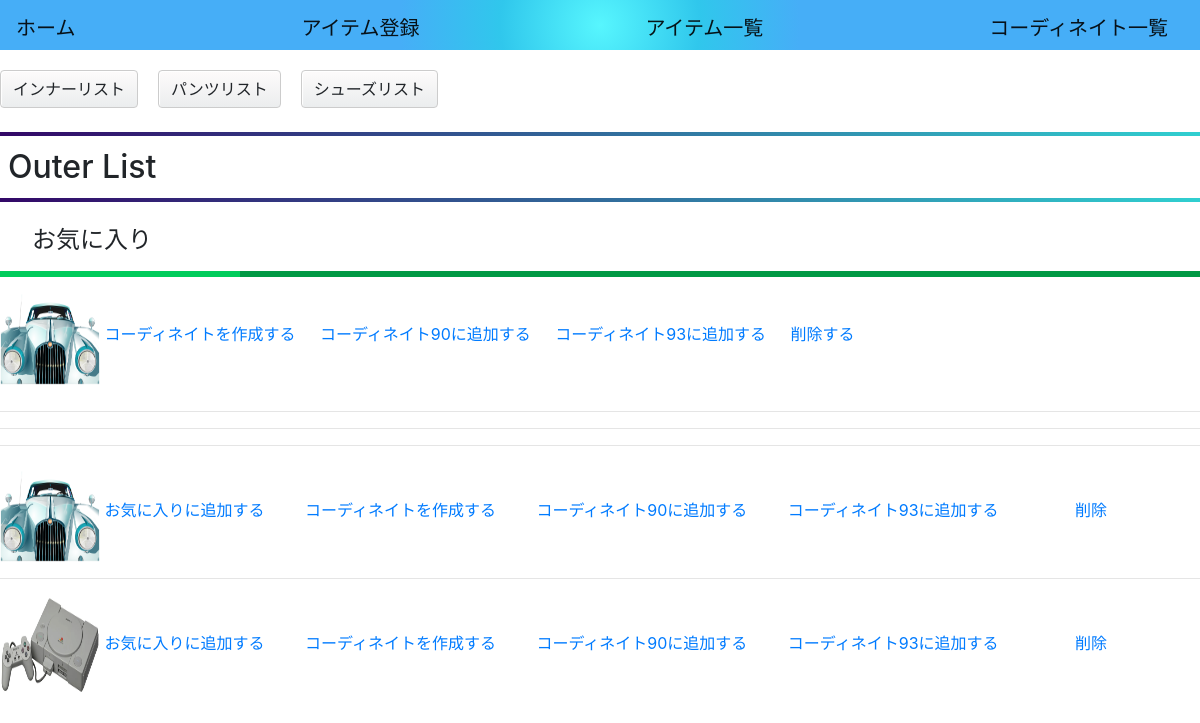
Before: /clothes/outer_list/ (signed in) with the older database file.
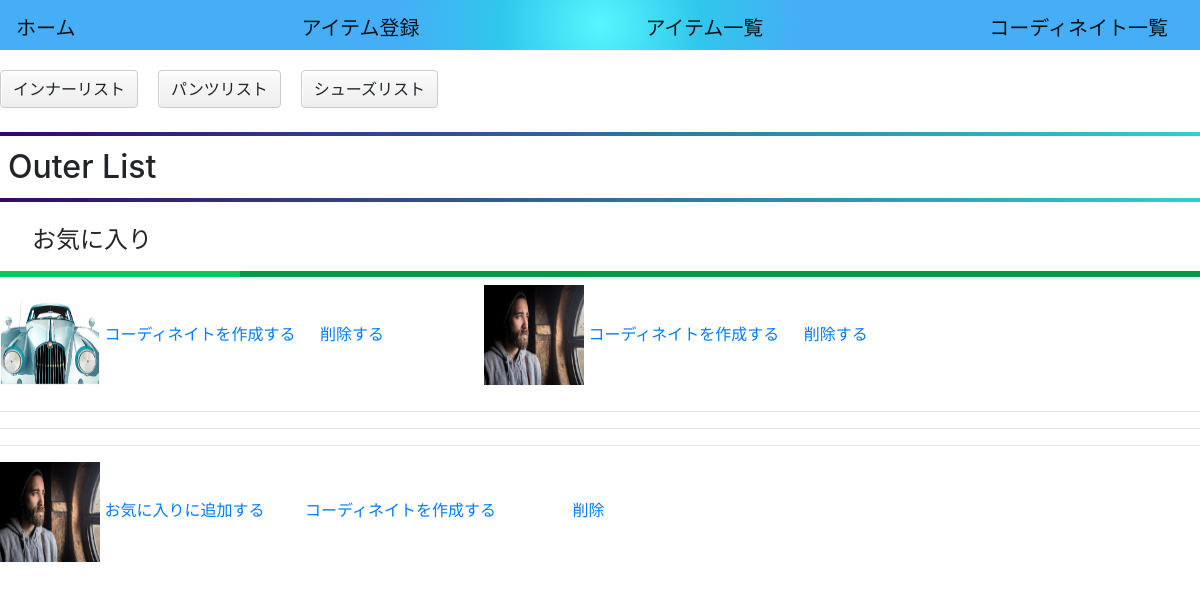
After: the same page with the newer database file.
### clothes/models.py (models this page shows, shortened)
class Favorite(models.Model):
    user = models.ForeignKey(Users, on_delete=models.CASCADE, null=True)
    outer = models.FileField(upload_to='picture/',default='')
    inner = models.FileField(upload_to='picture/',default='')
    pants = models.FileField(upload_to='picture/',default='')
    shoes = models.FileField(upload_to='picture/',default='')
    coordinate = models.ForeignKey(Coordinate, on_delete=models.SET_NULL, null=True, blank=True,related_name='favorites')
    create_at = models.DateTimeField(default=timezone.now)
    update_at = models.DateTimeField(default=timezone.now)
    class Meta:
        db_table = 'favorite'

class Coordinate(models.Model):
    id = models.AutoField(primary_key=True)
    user = models.ForeignKey(Users, on_delete=models.CASCADE, null=True)
    name = models.CharField(max_length=10000, blank=True)
    description = models.CharField(max_length=100, blank=True)
    outer = models.FileField(upload_to='picture/',default='')
    inner = models.FileField(upload_to='picture/',default='')
    pants = models.FileField(upload_to='picture/',default='')
    shoes = models.FileField(upload_to='picture/',default='')
    create_at = models.DateTimeField(default=timezone.now)
    update_at = models.DateTimeField(default=timezone.now)
    class Meta:
     db_table = 'coordinate'

class Outer(models.Model):
    user = models.ForeignKey(Users, on_delete=models.CASCADE, null=True)
    outer = models.FileField(upload_to='picture/',default='')
    coordinate = models.ForeignKey(Coordinate, on_delete=models.SET_NULL, null=True, blank=True,related_name='outers')
    create_at = models.DateTimeField(default=timezone.now)
    update_at = models.DateTimeField(default=timezone.now)
    class Meta:
        db_table = 'outer'

### clothes/views.py (the view)
# urls.py: path('outer_list/', OuterListView.as_view(), name='outer_list'),
class OuterListView(ListView):
    model = Outer
    model = Coordinate
    model = Favorite
    template_name = 'clothes/outer_list.html'
    context_object_name1 = 'outers'
    context_object_name2 = 'coordinates'
    context_object_name3 = 'favorites'
    def get_queryset(self):
       if self.request.user.is_authenticated:
         outer_queryset = Outer.objects.filter(user=self.request.user)
         coordinate_queryset = Coordinate.objects.filter(user=self.request.user)
         favorite_queryset = Favorite.objects.filter(user=self.request.user)
         return outer_queryset, coordinate_queryset, favorite_queryset
       else:
        return Outer.objects.none(), Coordinate.objects.none(), Favorite.objects.none()
    def get_context_data(self, **kwargs):
        context = super().get_context_data(**kwargs)
        outer_queryset, coordinate_queryset, favorite_queryset = self.get_queryset()
        context[self.context_object_name1] = outer_queryset
        context[self.context_object_name2] = coordinate_queryset
        context[self.context_object_name3] = favorite_queryset
        return context

### templates/clothes/outer_list.html (shortened to what this page needs)
{% extends "base.html" %}
{% block content %}
<form method="POST">
 <div class="link-container">
  <a href=" {% url 'clothes:inner_list' %}"class="btn btn-radius-solid">インナーリスト</a>
  <a href=" {% url 'clothes:pants_list' %}"class="btn btn-radius-solid">パンツリスト</a>
  <a href=" {% url 'clothes:shoes_list' %}"class="btn btn-radius-solid">シューズリスト</a>
</div>
<br>
<h2>Outer List</h2>
<h4>お気に入り</h4>
<div class="link-container">
{% for favorite in favorites %}
{% if favorite.outer %}
<div class="link-item">
<img width="100px" height="100px"  src="{{ favorite.outer.url}}" alt="Outer Image">
<a href=" {% url 'clothes:create_favorite_outer_coordinate' pk=favorite.id %}">コーディネイトを作成する</a>
{% for coordinate in coordinates %}
{% if not coordinate.outer %}
  <a href=" {% url 'clothes:add_favorite_outer_coordinate' outer_id=favorite.id coordinate_id=coordinate.id %}">コーディネイト{{ coordinate.name }}に追加する</a>
 {% endif %}
{% endfor %}
<a href=" {% url 'clothes:favorite_outer_delete_picture' pk=favorite.id %}">削除する</a>
<br>
</div>
{% endif %}
{% endfor %}
</div>
<hr>
<hr>
{% for outer in outers %}
<tr>
<hr>
 <img width="100px" height="100px"  src="{{ outer.outer.url}}" alt="Outer Image">
  <a href=" {% url 'clothes:add_favorite_outer_view' pk=outer.id %}">お気に入りに追加する</a> &nbsp; &nbsp; &nbsp; &nbsp;
  <a href=" {% url 'clothes:create_outer_coordinate' pk=outer.id %}">コーディネイトを作成する</a> &nbsp; &nbsp; &nbsp; &nbsp;
  {% for coordinate in coordinates %}
  {% if not coordinate.outer %}
  <a href=" {% url 'clothes:add_outer_coordinate_view' outer_id=outer.id coordinate_id=coordinate.id %}">コーディネイト{{ coordinate.name }}に追加する</a> &nbsp; &nbsp; &nbsp; &nbsp;
  {% endif %}
 {% endfor %}&nbsp; &nbsp; &nbsp; &nbsp;
  <a href=" {% url 'clothes:delete_picture' pk=outer.id %}">削除</a>
</tr>
{% endfor %}
</form>
{% endblock %}

Changed rows visible on the page:
removed Coordinate: name "90"
removed Coordinate: name "93"
removed Outer: outer (picture)
removed Outer: outer (picture)
added Favorite: outer (picture)
added Outer: outer (picture)
